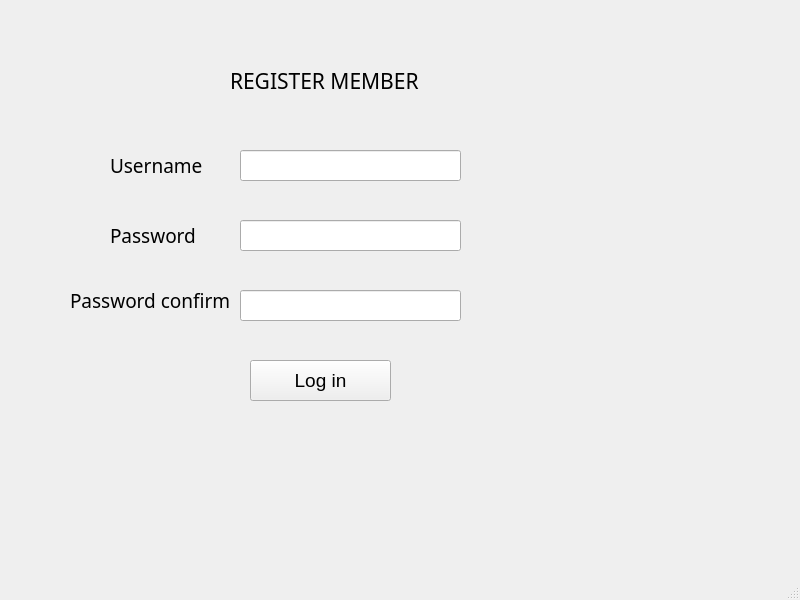
<?xml version="1.0" encoding="UTF-8"?>
<ui version="4.0">
 <class>MainWindow</class>
 <widget class="QMainWindow" name="MainWindow">
  <property name="geometry">
   <rect>
    <x>0</x>
    <y>0</y>
    <width>800</width>
    <height>600</height>
   </rect>
  </property>
  <property name="windowTitle">
   <string>MainWindow</string>
  </property>
  <widget class="QWidget" name="centralwidget">
   <widget class="QLineEdit" name="lineEdit">
    <property name="geometry">
     <rect>
      <x>240</x>
      <y>150</y>
      <width>221</width>
      <height>31</height>
     </rect>
    </property>
   </widget>
   <widget class="QLabel" name="label_2">
    <property name="geometry">
     <rect>
      <x>120</x>
      <y>210</y>
      <width>47</width>
      <height>16</height>
     </rect>
    </property>
    <property name="text">
     <string/>
    </property>
   </widget>
   <widget class="QLabel" name="label_3">
    <property name="geometry">
     <rect>
      <x>110</x>
      <y>220</y>
      <width>101</width>
      <height>31</height>
     </rect>
    </property>
    <property name="font">
     <font>
      <family>Microsoft PhagsPa</family>
      <pointsize>14</pointsize>
      <weight>50</weight>
      <bold>false</bold>
     </font>
    </property>
    <property name="text">
     <string>Password</string>
    </property>
   </widget>
   <widget class="QLabel" name="label">
    <property name="geometry">
     <rect>
      <x>110</x>
      <y>150</y>
      <width>121</width>
      <height>31</height>
     </rect>
    </property>
    <property name="font">
     <font>
      <family>Microsoft PhagsPa</family>
      <pointsize>14</pointsize>
      <weight>50</weight>
      <bold>false</bold>
     </font>
    </property>
    <property name="text">
     <string>Username</string>
    </property>
   </widget>
   <widget class="QLabel" name="label_4">
    <property name="geometry">
     <rect>
      <x>230</x>
      <y>60</y>
      <width>221</width>
      <height>41</height>
     </rect>
    </property>
    <property name="font">
     <font>
      <family>Rockwell</family>
      <pointsize>16</pointsize>
      <weight>50</weight>
      <bold>false</bold>
     </font>
    </property>
    <property name="text">
     <string>REGISTER MEMBER</string>
    </property>
   </widget>
   <widget class="QPushButton" name="pushButton">
    <property name="geometry">
     <rect>
      <x>250</x>
      <y>360</y>
      <width>141</width>
      <height>41</height>
     </rect>
    </property>
    <property name="font">
     <font>
      <pointsize>14</pointsize>
      <weight>50</weight>
      <bold>false</bold>
     </font>
    </property>
    <property name="text">
     <string>Log in</string>
    </property>
   </widget>
   <widget class="QLineEdit" name="lineEdit_2">
    <property name="geometry">
     <rect>
      <x>240</x>
      <y>220</y>
      <width>221</width>
      <height>31</height>
     </rect>
    </property>
   </widget>
   <widget class="QLineEdit" name="lineEdit_3">
    <property name="geometry">
     <rect>
      <x>240</x>
      <y>290</y>
      <width>221</width>
      <height>31</height>
     </rect>
    </property>
   </widget>
   <widget class="QLabel" name="label_5">
    <property name="geometry">
     <rect>
      <x>120</x>
      <y>280</y>
      <width>47</width>
      <height>16</height>
     </rect>
    </property>
    <property name="text">
     <string/>
    </property>
   </widget>
   <widget class="QLabel" name="label_6">
    <property name="geometry">
     <rect>
      <x>70</x>
      <y>280</y>
      <width>161</width>
      <height>41</height>
     </rect>
    </property>
    <property name="font">
     <font>
      <family>Microsoft PhagsPa</family>
      <pointsize>14</pointsize>
      <weight>50</weight>
      <bold>false</bold>
     </font>
    </property>
    <property name="text">
     <string>Password confirm</string>
    </property>
   </widget>
  </widget>
  <widget class="QMenuBar" name="menubar">
   <property name="geometry">
    <rect>
     <x>0</x>
     <y>0</y>
     <width>800</width>
     <height>21</height>
    </rect>
   </property>
  </widget>
  <widget class="QStatusBar" name="statusbar"/>
 </widget>
 <resources/>
 <connections/>
</ui>
